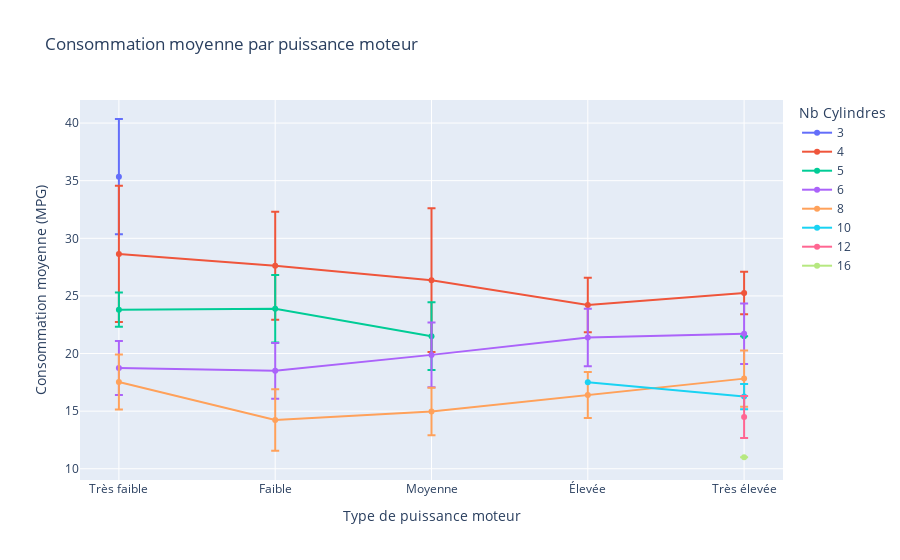

This figure's notebook cell:
### Code cell
# Suppression des lignes avec valeurs manquantes
df_clean = df.dropna(subset=['Engine HP', 'highway MPG', 'city mpg', 'Engine Cylinders']).copy()

# Calcul de la consommation moyenne
df_clean['Average MPG'] = (df_clean['highway MPG'] + df_clean['city mpg']) / 2

# Filtrage : suppression des moteurs à 0 cylindre (valeurs aberrantes)
df_clean = df_clean[df_clean['Engine Cylinders'] > 0]

# Tranches de puissance moteur
df_clean['HP Range'] = pd.qcut(df_clean['Engine HP'], q=5, labels=[
    'Très faible', 'Faible', 'Moyenne', 'Élevée', 'Très élevée'])

# Conversion des cylindres à entier
df_clean['Engine Cylinders'] = df_clean['Engine Cylinders'].round().astype('Int64')

# Agrégation
df_filtered = df_clean.groupby(['HP Range', 'Engine Cylinders']).agg(
    avg_mpg=('Average MPG', 'mean'),
    std_mpg=('Average MPG', 'std')
).reset_index()

# Graphique interactif
fig = px.line(
    df_filtered,
    x='HP Range',
    y='avg_mpg',
    error_y='std_mpg',
    color='Engine Cylinders',
    markers=True,
    title="Consommation moyenne par puissance moteur",
    labels={
        "HP Range": "Type de puissance moteur",
        "avg_mpg": "Consommation moyenne (MPG)",
        "Engine Cylinders": "Nombre de cylindres"
    }
)

fig.update_layout(
    legend_title_text='Nb Cylindres',
    yaxis_title="Consommation moyenne (MPG)",
    xaxis_title="Type de puissance moteur"
)

fig.show()

### Figure 1 — Plotly figure (JSON) as saved in the notebook; plotly's stock layout.template omitted (floating-point values rounded to 4 significant figures)
{"data": [{"error_y": {"array": [5.002, NaN, NaN, NaN, NaN]}, "hovertemplate": "Nombre de cylindres=3<br>Type de puissance moteur=%{x}<br>Consommation moyenne (MPG)=%{y}<extra></extra>", "legendgroup": "3", "line": {"color": "#636efa", "dash": "solid"}, "marker": {"symbol": "circle"}, "mode": "lines+markers", "name": "3", "orientation": "v", "showlegend": true, "type": "scatter", "x": ["Très faible", "Faible", "Moyenne", "Élevée", "Très élevée"], "xaxis": "x", "y": [35.35, NaN, NaN, NaN, NaN], "yaxis": "y"}, {"error_y": {"array": [5.908, 4.681, 6.241, 2.357, 1.852]}, "hovertemplate": "Nombre de cylindres=4<br>Type de puissance moteur=%{x}<br>Consommation moyenne (MPG)=%{y}<extra></extra>", "legendgroup": "4", "line": {"color": "#EF553B", "dash": "solid"}, "marker": {"symbol": "circle"}, "mode": "lines+markers", "name": "4", "orientation": "v", "showlegend": true, "type": "scatter", "x": ["Très faible", "Faible", "Moyenne", "Élevée", "Très élevée"], "xaxis": "x", "y": [28.64, 27.62, 26.37, 24.21, 25.25], "yaxis": "y"}, {"error_y": {"array": [1.492, 2.934, 2.942, NaN, 0.0]}, "hovertemplate": "Nombre de cylindres=5<br>Type de puissance moteur=%{x}<br>Consommation moyenne (MPG)=%{y}<extra></extra>", "legendgroup": "5", "line": {"color": "#00cc96", "dash": "solid"}, "marker": {"symbol": "circle"}, "mode": "lines+markers", "name": "5", "orientation": "v", "showlegend": true, "type": "scatter", "x": ["Très faible", "Faible", "Moyenne", "Élevée", "Très élevée"], "xaxis": "x", "y": [23.81, 23.88, 21.51, NaN, 21.5], "yaxis": "y"}, {"error_y": {"array": [2.344, 2.421, 2.817, 2.503, 2.622]}, "hovertemplate": "Nombre de cylindres=6<br>Type de puissance moteur=%{x}<br>Consommation moyenne (MPG)=%{y}<extra></extra>", "legendgroup": "6", "line": {"color": "#ab63fa", "dash": "solid"}, "marker": {"symbol": "circle"}, "mode": "lines+markers", "name": "6", "orientation": "v", "showlegend": true, "type": "scatter", "x": ["Très faible", "Faible", "Moyenne", "Élevée", "Très élevée"], "xaxis": "x", "y": [18.75, 18.5, 19.88, 21.39, 21.71], "yaxis": "y"}, {"error_y": {"array": [2.381, 2.67, 2.062, 1.998, 2.439]}, "hovertemplate": "Nombre de cylindres=8<br>Type de puissance moteur=%{x}<br>Consommation moyenne (MPG)=%{y}<extra></extra>", "legendgroup": "8", "line": {"color": "#FFA15A", "dash": "solid"}, "marker": {"symbol": "circle"}, "mode": "lines+markers", "name": "8", "orientation": "v", "showlegend": true, "type": "scatter", "x": ["Très faible", "Faible", "Moyenne", "Élevée", "Très élevée"], "xaxis": "x", "y": [17.52, 14.23, 14.96, 16.41, 17.82], "yaxis": "y"}, {"error_y": {"array": [NaN, NaN, NaN, NaN, 1.106]}, "hovertemplate": "Nombre de cylindres=10<br>Type de puissance moteur=%{x}<br>Consommation moyenne (MPG)=%{y}<extra></extra>", "legendgroup": "10", "line": {"color": "#19d3f3", "dash": "solid"}, "marker": {"symbol": "circle"}, "mode": "lines+markers", "name": "10", "orientation": "v", "showlegend": true, "type": "scatter", "x": ["Très faible", "Faible", "Moyenne", "Élevée", "Très élevée"], "xaxis": "x", "y": [NaN, NaN, NaN, 17.5, 16.26], "yaxis": "y"}, {"error_y": {"array": [NaN, NaN, NaN, NaN, 1.824]}, "hovertemplate": "Nombre de cylindres=12<br>Type de puissance moteur=%{x}<br>Consommation moyenne (MPG)=%{y}<extra></extra>", "legendgroup": "12", "line": {"color": "#FF6692", "dash": "solid"}, "marker": {"symbol": "circle"}, "mode": "lines+markers", "name": "12", "orientation": "v", "showlegend": true, "type": "scatter", "x": ["Très faible", "Faible", "Moyenne", "Élevée", "Très élevée"], "xaxis": "x", "y": [NaN, NaN, NaN, NaN, 14.49], "yaxis": "y"}, {"error_y": {"array": [NaN, NaN, NaN, NaN, 0.0]}, "hovertemplate": "Nombre de cylindres=16<br>Type de puissance moteur=%{x}<br>Consommation moyenne (MPG)=%{y}<extra></extra>", "legendgroup": "16", "line": {"color": "#B6E880", "dash": "solid"}, "marker": {"symbol": "circle"}, "mode": "lines+markers", "name": "16", "orientation": "v", "showlegend": true, "type": "scatter", "x": ["Très faible", "Faible", "Moyenne", "Élevée", "Très élevée"], "xaxis": "x", "y": [NaN, NaN, NaN, NaN, 11.0], "yaxis": "y"}], "layout": {"legend": {"title": {"text": "Nb Cylindres"}, "tracegroupgap": 0}, "title": {"text": "Consommation moyenne par puissance moteur"}, "xaxis": {"anchor": "y", "domain": [0, 1], "title": {"text": "Type de puissance moteur"}}, "yaxis": {"anchor": "x", "domain": [0, 1], "title": {"text": "Consommation moyenne (MPG)"}}}}
